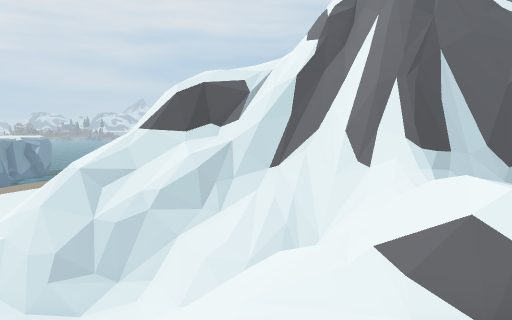
view 1 (above)

16 first-person views from a walk through a Unity game level. The camera is 1.2 m above the floor, tilts 6° down and sees 70° across. The floor is counted in squares, 2 m on a side. Each view is taken from the middle of a square. On the plan, view 1 faces up. The plan holds only what a view shows up to about 10 squares ahead; the rest is blank. The place goes on beyond the plan. Some animated figures are not drawn.

view 2
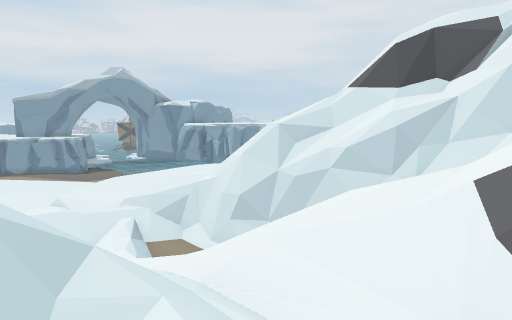

view 3
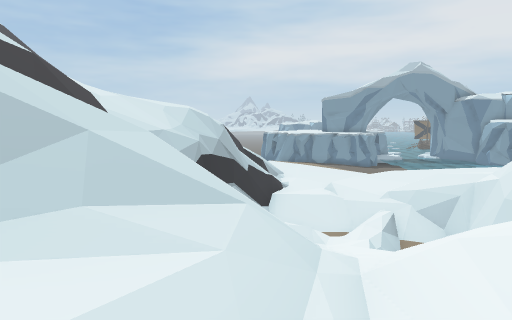

view 4
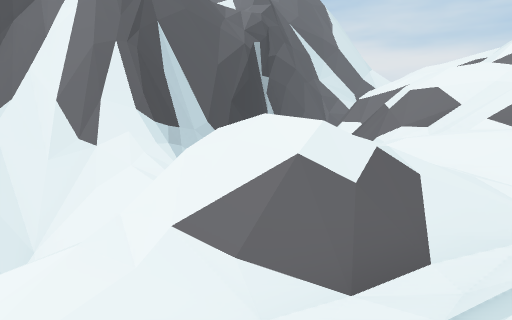

view 5
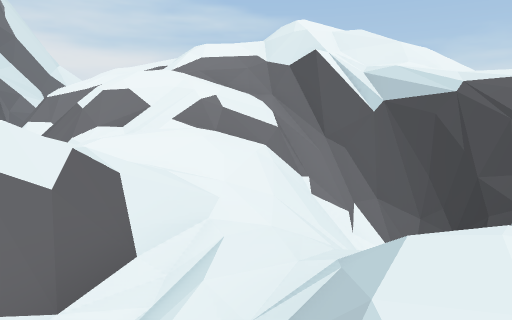

view 6
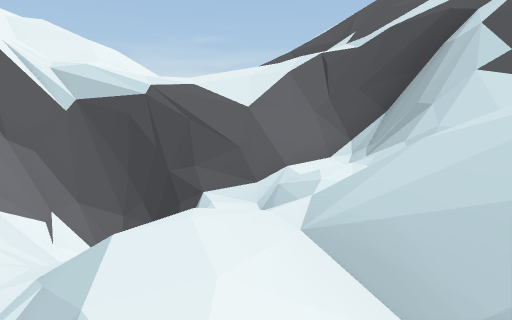

view 7
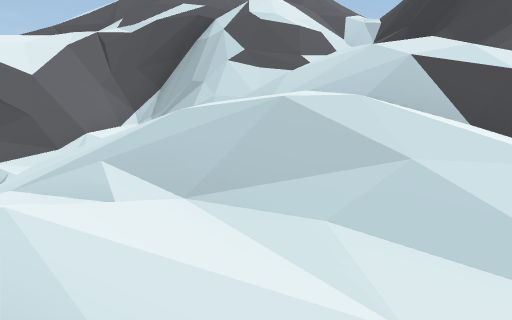

view 8
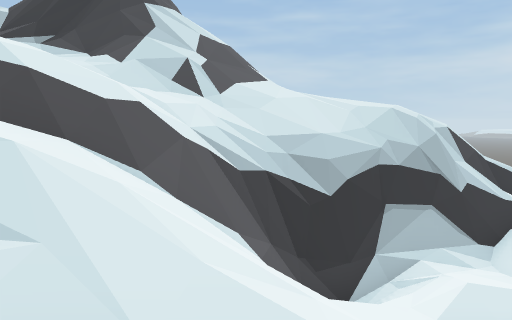

view 9
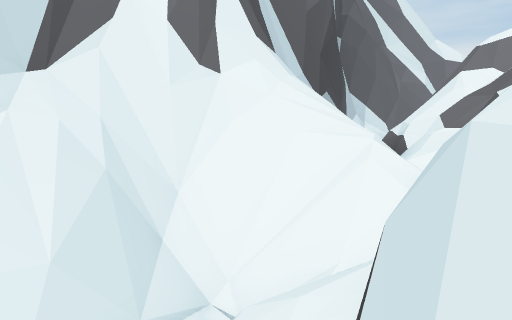

view 10
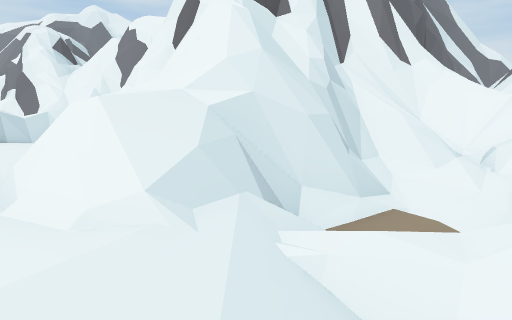

view 11
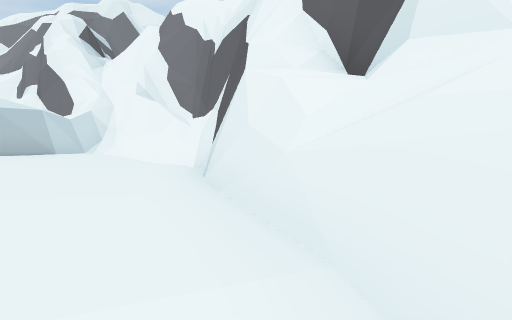

view 12
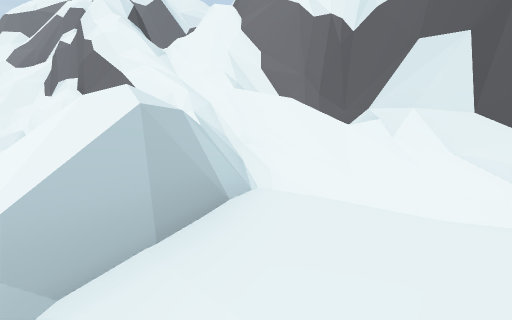

view 13
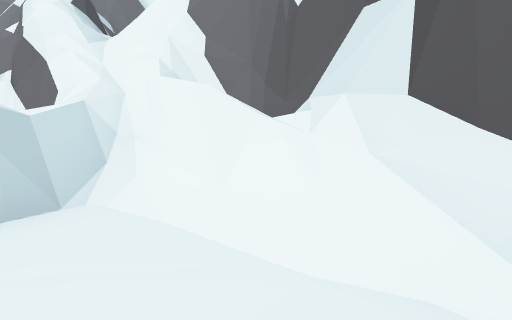

view 14
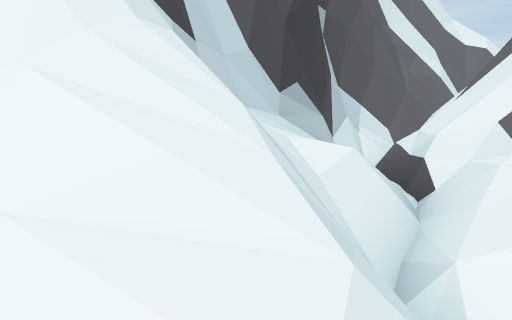

view 15
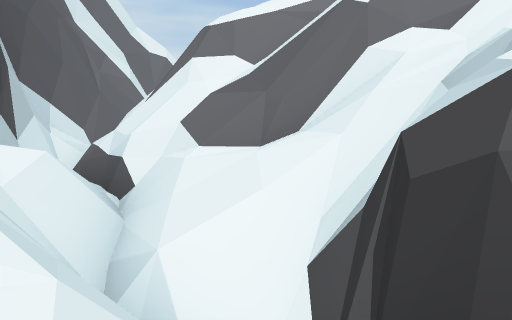

view 16
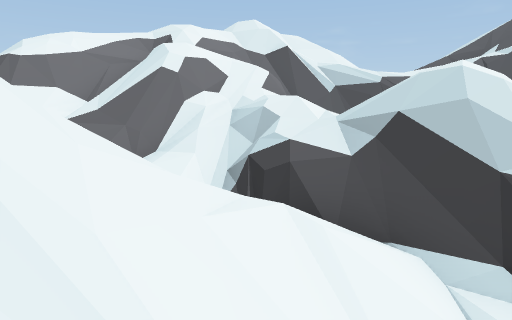

### Floor plan
Key: @ floor where view 1 was taken; # wall or solid block; . main floor; : floor 0.5 m higher than the main floor; - floor 0.5 m lower than the main floor; _ floor 1.25 m lower than the main floor; < floor 1.5 m lower than the main floor; + floor 3.25 m higher than the main floor; * floor 3.5 m higher than the main floor; % floor 4.75 m higher than the main floor; & floor 5.25 m higher than the main floor; $ floor 6 m higher than the main floor; / step, stairs or slope; = window, fence, low wall or low ledge; ^ raised ledge; v drop or lower ground.
Columns run from 9 left of view 1 to 13 right of it. Each row starts with its distance up from view 1.
 23     /=/=#
 22     ////#
 21      ///#v
 20     /// #v
 19    =//=/=/
 18   =///##v
 17  ##////#
 16 /#.-//#v
 15 /..-/#=
 14 :..-#^v
 13  ..###v//# vv#        #
 12 ...###=vvv#v=^   ^#####
 11 ..=###=v##/#^^^####==#
 10 ../#/vv##//####=##=#==
  9 .=///=##//////==##/##
  8 .//###///////#v #=/#//
  7 ./==_/_//////v=###/#//
  6 .////<</// ##v###//=/
  5 -/_//=/////#/////////
  4 .//////////#/////=///
  3 ##//////////#///////
  2 #v###/##//=/*+///=/#
  1 ////vvv///%/////####
  0  &//////$@///  /##v#
 -1   /////         #v==
 -2   /////     ///##=#
 -3   /////   ////##
 -4     v#/  ///###
 -5      v#=#######=
 -6       /==//=###v

Positions as (right, up) in squares from view 1, and headings:
1: (0, 0), facing up
2: (2, 2), facing up-left
3: (2, 3), facing left
4: (0, 2), facing up-right
5: (0, 2), facing right
6: (0, 2), facing down-right
7: (1, 4), facing down
8: (0, 5), facing down-left
9: (-1, 5), facing up-right
10: (-9, 5), facing up-right
11: (-9, 9), facing up-right
12: (-9, 14), facing up-right
13: (-7, 14), facing up-right
14: (3, 7), facing up-right
15: (3, 7), facing right
16: (1, 10), facing down-right
